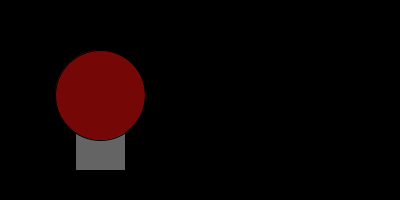
Frame 1 (no input)
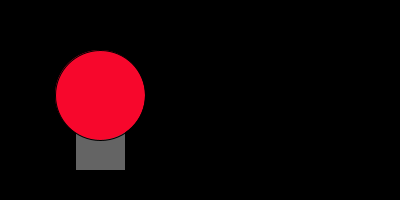
Frame 60 (the mouse pressed at the canvas centre just before this capture)
Frame 120 (the mouse held since frame 60 and released just before this capture): identical to frame 60, image omitted

The Processing sketch that drew these frames (run headless with seeded random() and noise(); from frame 60 on, the mouse is pressed at the canvas centre):

// Processing sketch: Screencast_4_2
// ── Screencast_4_2.pde
boolean isOff = true;


void setup() {
  size(400, 200);
  ellipseMode(CORNER);
}

void draw() {
  background(0);
  if (isOff) {
    drawLamp(#760707);
  } 
  else {
    drawLamp(#F7072C);
  }
  isOff = !isOff;
  delay(100);
}

void drawLamp(int colour) {
  fill(100);
  rect(75, 120, 50, 50);
  fill(colour);
  ellipse(55, 50, 90, 90);
}
